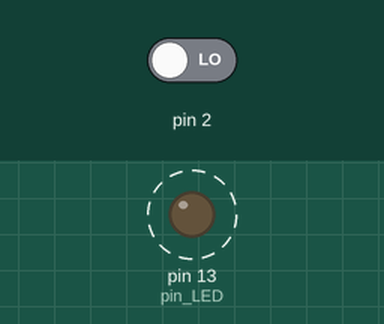
This sketch was run on a simulated Arduino Uno, built with avr-gcc and run on an emulated ATmega328P. Parts: output pins drawn as LEDs (lit = HIGH). Dashed ring = blinking. Inputs (shaded band) come from the test bench; at power-on: pin 2 LOW. The local clock reads 2024-03-15 10:24:30 at power-on unless the sketch sets it; the sensor or clock chip raises its interrupt line as the real part does; what the sketch prints to the serial monitor is not drawn.

Above: at 0.5 s.
Timing chart, 0 to 4.6 s (numbered marks = the images above):
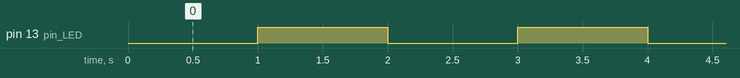

Measured:
- by itself, pin 13 (pin_LED): alternates HIGH for 1.0 s and LOW for 1.0 s

The sketch:

CH_51_05.ino
```cpp
#include <Wire.h>
#include <RtcDS3231.h>

RtcDS3231<TwoWire> RTC(Wire);     // DS1307 RTC 칩 객체 생성
byte sec_previous = -1, sec_current;  // 초 단위 시간 경과 확인

int pin_LED = 13;       // LED 연결 핀
boolean state = false;      // LED 상태

void blink() {        // 외부 인터럽트 서비스 루틴
  state = !state;         // LED 상태 반전
  digitalWrite(pin_LED, state);     // 현재 LED 상태 출력
}

void setup () {
  Serial.begin(9600);       // 시리얼 통신 초기화
  RTC.Begin();        // DS1307 RTC 칩 연결 초기화

  if (!RTC.GetIsRunning()) {    // RTC 동작 상태 검사
    Serial.println("* RTC가 정상적으로 동작하지 않아 재시작합니다.");
    RTC.SetIsRunning(true);     // RTC 시작
  }

  // 컴파일 시간보다 RTC 모듈의 시간이 오래된 경우 시간 업데이트
  RtcDateTime compiled = RtcDateTime(__DATE__, __TIME__);
  RtcDateTime now = RTC.GetDateTime();  // 현재 시각 얻기
  if (now < compiled) {
    Serial.println("* RTC의 시간을 업데이트 합니다.");
    RTC.SetDateTime(compiled);    // 시간 업데이트
  }

  pinMode(pin_LED, OUTPUT);     // LED 연결 핀을 출력으로 설정
  digitalWrite(pin_LED, state);     // LED 초기 상태

  RTC.Enable32kHzPin(false);    // 32.768kHz 구형파 생성 금지
  // 구형파 생성 설정
  RTC.SetSquareWavePin(DS3231SquareWavePin_ModeClock);
  // 구형파 주파수 설정
  RTC.SetSquareWavePinClockFrequency(DS3231SquareWaveClock_1Hz);

  // 디지털 2번 핀으로 입력되는 정현파의 상승 및 하강 에지에서
  // 'blink' 함수가 호출되도록 인터럽트 처리 함수 등록
  attachInterrupt(digitalPinToInterrupt(2), blink, CHANGE);
}

void loop () {
  RtcDateTime now = RTC.GetDateTime();  // 현재 시각 얻기
  sec_current = now.Second();

  if (sec_current != sec_previous) {  // 마지막 출력 후 1초 이상 경과
    sec_previous = sec_current;
    printDateTime(now);       // 시간 출력
  }
}

String fixedWidthStr(int n, int width) {  // 정수를 지정한 길이 문자열로 변환
  String str = "";

  for (int i = 0; i < width; i++) {
    int remain = n % 10;
    n = n / 10;
    str = char(remain + '0') + str;
  }

  return str;
}

void printDateTime(const RtcDateTime dt) {
  Serial.print(fixedWidthStr(dt.Year(), 4) + "년 ");
  Serial.print(fixedWidthStr(dt.Month(), 2) + "월 ");
  Serial.print(fixedWidthStr(dt.Day(), 2) + "일, ");
  Serial.print(fixedWidthStr(dt.Hour(), 2) + "시 ");
  Serial.print(fixedWidthStr(dt.Minute(), 2) + "분 ");
  Serial.println(fixedWidthStr(dt.Second(), 2) + "초");
}
```
